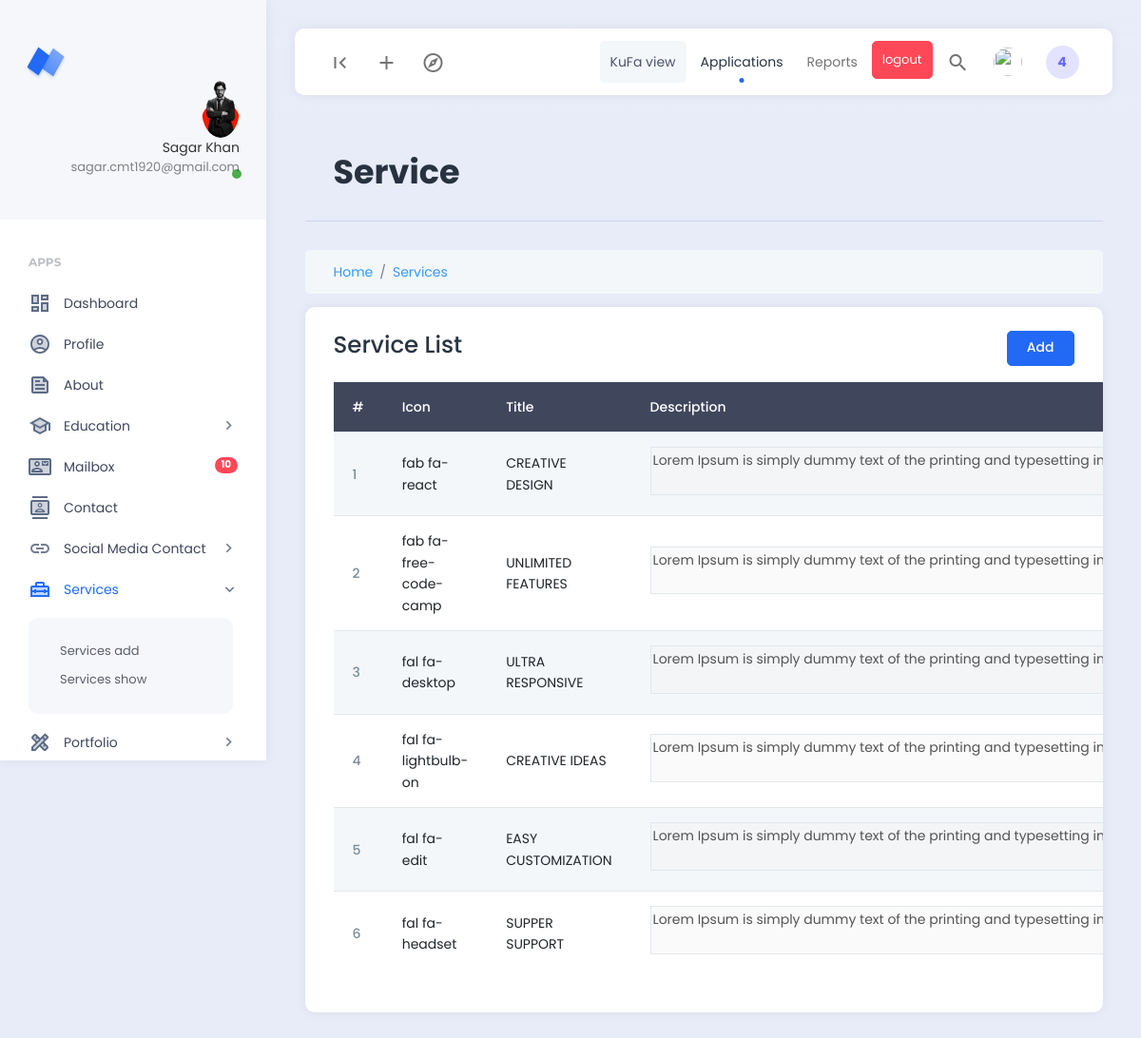
The app's page /dashboard/services.php (signed in) with its own data.
### tables this page shows
CREATE TABLE `services` (
  `id` int NOT NULL,
  `title` varchar(100) NOT NULL,
  `description` longtext NOT NULL,
  `icon` varchar(100) NOT NULL,
  `status` varchar(200) NOT NULL DEFAULT 'active'
);

### dashboard/services.php (the view, shortened to what this page needs)
<?php
    include('./extends/header.php');
    include('../config/db.php');
    $select_service = "SELECT * FROM  services";
    $services = mysqli_query($db_connect,$select_service);
    $single_port = mysqli_fetch_assoc($services);
    $serial = 0;
?>
<div class="row">
    <div class="col">
        <div class="page-description">
            <h1>Service</h1>
        </div>
    </div>
    <div class="col-12">
        <nav aria-label="breadcrumb">
            <ol class="breadcrumb breadcrumb-container">
                <li class="breadcrumb-item"><a href="#">Home</a></li>
                <li class="breadcrumb-item"><a href="#">Services</a></li>
            </ol>
        </nav>
    </div>
    <div class="col-12">
        <div class="card">
            <div class="card-header d-flex justify-content-between">
                <h3>Service List</h3>
                <a href="service_add.php" class="btn btn-primary">Add</a>
            </div>
            <div class="card-body" style="overflow-y: scroll;">
                <table class="table table-striped">
                    <thead class="table-dark">
                        <tr>
                            <th scope="col">#</th>
                            <th scope="col">Icon</th>
                            <th scope="col">Title</th>
                            <th scope="col">Description</th>
                        </tr>
                    </thead>
                    <tbody>
                        <?php if($single_port) :?>
                        <?php foreach($services as $service) :?>
                        <tr>
                            <th scope="row" class="align-middle"><?= ++$serial ?></th>
                            <td class="align-middle"><?= $service['icon'] ?></td>
                            <td class="align-middle"><?= $service['title'] ?></td>
                            <td class="align-middle"><textarea name="" id="" cols="60" rows="2"
                                    disabled><?= $service['description'] ?></textarea></td>
                        </tr>
                        <?php endforeach; ?>
                        <?php else :?>
                        <tr>
                            <td colspan="6" class="text-center">No Data Found!</td>
                        </tr>
                        <?php endif;?>
                    </tbody>
                </table>
            </div>
        </div>
    </div>
</div>
<?php
include('./extends/footer.php')
?>

### records on screen
services: icon "fab fa-react", title "CREATIVE DESIGN", description "Lorem Ipsum is simply dummy text of the printing and typesetting industry. Lorem Ipsum indust."
services: icon "fab fa-free-code-camp", title "UNLIMITED FEATURES", description "Lorem Ipsum is simply dummy text of the printing and typesetting industry. Lorem Ipsum indust."
services: icon "fal fa-desktop", title "ULTRA RESPONSIVE", description "Lorem Ipsum is simply dummy text of the printing and typesetting industry. Lorem Ipsum indust."
services: icon "fal fa-lightbulb-on", title "CREATIVE IDEAS", description "Lorem Ipsum is simply dummy text of the printing and typesetting industry. Lorem Ipsum indust."
services: icon "fal fa-edit", title "EASY CUSTOMIZATION", description "Lorem Ipsum is simply dummy text of the printing and typesetting industry. Lorem Ipsum indust."
services: icon "fal fa-headset", title "SUPPER SUPPORT", description "Lorem Ipsum is simply dummy text of the printing and typesetting industry. Lorem Ipsum indust."

### other values on screen
$_SESSION['admin_name'] "Sagar Khan"
$_SESSION['admin_email'] "sagar.cmt1920@gmail.com"
